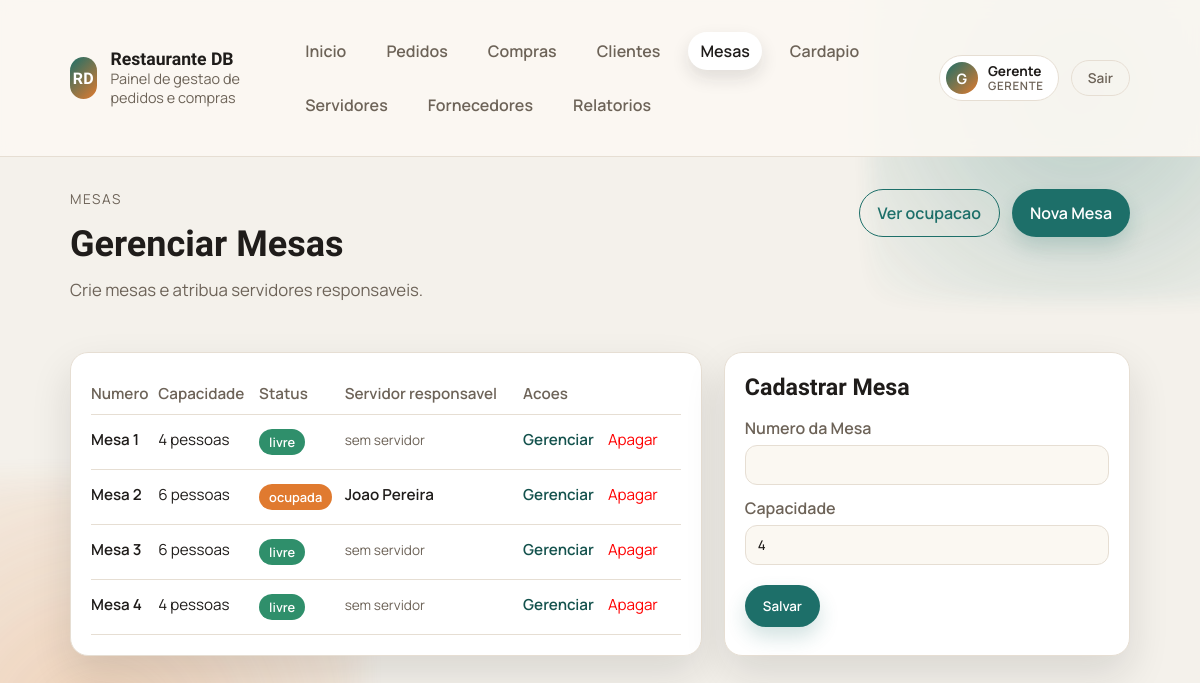
Page /mesa (signed in) on the earlier database version.
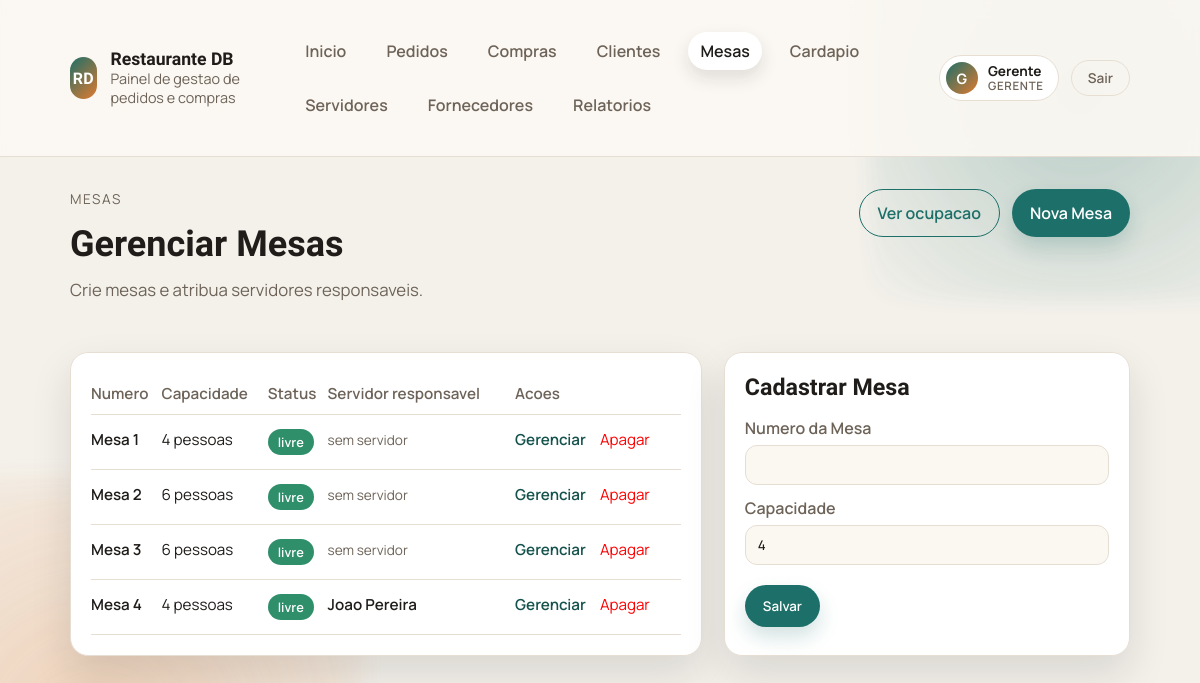
Same page on the later database version.
### tables this page shows
CREATE TABLE mesas (
    id_mesa INTEGER PRIMARY KEY AUTOINCREMENT,
    numero INTEGER NOT NULL UNIQUE,
    capacidade INTEGER NOT NULL,
    status TEXT NOT NULL DEFAULT 'livre' CHECK (status IN ('livre','ocupada','reservada'))
, id_servidor INTEGER REFERENCES usuarios(id_usuario) ON DELETE SET NULL);

CREATE TABLE usuarios (
    id_usuario INTEGER PRIMARY KEY AUTOINCREMENT,
    nome TEXT NOT NULL,
    usuario TEXT NOT NULL UNIQUE,
    senha TEXT NOT NULL,
    perfil TEXT NOT NULL DEFAULT 'servidor' CHECK (perfil IN ('admin','servidor')),
    ativo INTEGER NOT NULL DEFAULT 1 CHECK (ativo IN (0,1)),
    data_cadastro TEXT DEFAULT CURRENT_TIMESTAMP
);

### public/bd/models.php (called while the page is built, shortened)
<?php
$pdo = null;
function db_connect() {
    global $pdo;
    if (!$pdo) {
        $db_path = __DIR__ . '/../../database.sqlite';
        $pdo = get_sqlite_connection($db_path);
    }
    return $pdo;
}
function get_mesas() {
    $pdo = db_connect();
    $stmt = $pdo->query("SELECT m.*, u.nome as servidor_nome
                         FROM mesas m
                         LEFT JOIN usuarios u ON u.id_usuario = m.id_servidor
                         ORDER BY m.numero ASC");
    return $stmt->fetchAll();
}

### public/templates/mesa.php (the view, shortened to what this page needs)
<?php
require_once __DIR__ . '/../bd/models.php';
$mesas = get_mesas();
?><!doctype html>
<html lang="pt-BR">
<head>
    <link rel="stylesheet" href="/style.css">
</head>
<body>
    <?php $active = '/mesa'; require __DIR__ . '/partials/topbar.php'; ?>
    <main class="container">
        <section class="page-header">
            <div>
                <p class="eyebrow">Mesas</p>
                <h1>Gerenciar Mesas</h1>
                <p class="lead">Crie mesas e atribua servidores responsaveis.</p>
            </div>
            <div class="page-actions">
                <a class="button button-outline" href="/gerenciar-mesa">Ver ocupacao</a>
                <a class="button" href="#form-card">Nova Mesa</a>
            </div>
        </section>
        <section class="layout">
            <div class="table-card">
                <table>
                    <thead>
                        <tr>
                            <th>Numero</th>
                            <th>Capacidade</th>
                            <th>Status</th>
                            <th>Servidor responsavel</th>
                            <th>Acoes</th>
                        </tr>
                    </thead>
                    <tbody>
                        <?php foreach ($mesas as $m): ?>
                        <tr>
                            <td><div class="cell-title">Mesa <?= htmlspecialchars((string)$m['numero']) ?></div></td>
                            <td><?= htmlspecialchars((string)$m['capacidade']) ?> pessoas</td>
                            <td>
                                <?php
                                $badge_m = match($m['status']) {
                                    'ocupada'  => 'badge--warning',
                                    'livre'    => 'badge--success',
                                    default    => '',
                                };
                                ?>
                                <span class="badge <?= $badge_m ?>"><?= htmlspecialchars((string)$m['status']) ?></span>
                            </td>
                            <td>
                                <?php if ($m['servidor_nome']): ?>
                                <span class="cell-title"><?= htmlspecialchars((string)$m['servidor_nome']) ?></span>
                                <?php else: ?>
                                <span class="cell-sub">sem servidor</span>
                                <?php endif; ?>
                            </td>
                            <td>
                                <div class="button-row">
                                    <a class="text-link" href="/gerenciar-mesa?id=<?= $m['id_mesa'] ?>">Gerenciar</a>
                                    <form method="POST" action="/" class="inline-form">
                                        <button class="text-link" type="submit" style="color:red" onclick="return confirm('Tem certeza?')">Apagar</button>
                                    </form>
                                </div>
                            </td>
                        </tr>
                        <?php endforeach; ?>
                    </tbody>
                </table>
            </div>
            <aside class="form-card" id="form-card">
                <h2>Cadastrar Mesa</h2>
                <form class="stack" method="POST" action="/">
                    <label class="field">
                        <span>Numero da Mesa</span>
                        <input type="number" name="numero" required>
                    </label>
                    <label class="field">
                        <span>Capacidade</span>
                        <input type="number" name="capacidade" value="4" required>
                    </label>
                    <div class="form-actions">
                        <button class="button" type="submit">Salvar</button>
                    </div>
                </form>
            </aside>
        </section>
    </main>
</body>
</html>

Differences in the rows shown:
changed mesas (number 2 of 4 on the later page): status "ocupada" → "livre"; id_servidor.nome "Joao Pereira" → (not shown); now shows "sem servidor"
changed mesas: id_servidor.nome (not shown) → "Joao Pereira"; no longer shows "sem servidor"
